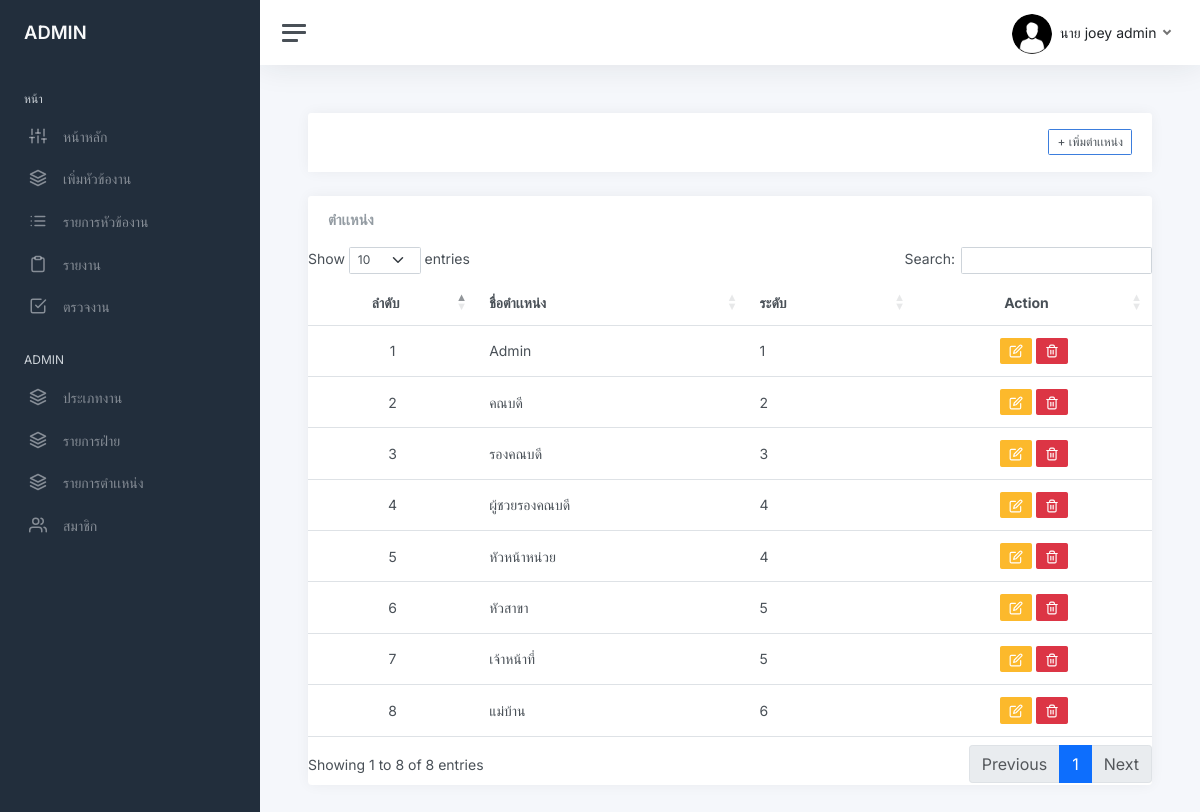
Page /position_list.php (signed in) on the committed database.
### tables this page shows
CREATE TABLE `user` (
  `user_id` int NOT NULL,
  `firstname` varchar(200) NOT NULL,
  `lastname` varchar(200) NOT NULL,
  `email` varchar(200) NOT NULL,
  `password` varchar(255) NOT NULL,
  `role_id` int DEFAULT NULL,
  `avatar` varchar(255) DEFAULT NULL,
  `date_created` timestamp NOT NULL DEFAULT CURRENT_TIMESTAMP ON UPDATE CURRENT_TIMESTAMP,
  `status_user` int NOT NULL,
  `tel` varchar(255) NOT NULL,
  `line_token` varchar(255) NOT NULL,
  `idcard` varchar(13) NOT NULL,
  `department_id` int NOT NULL,
  `shortname_id` int NOT NULL,
  `status_user2` int NOT NULL
);

CREATE TABLE `position` (
  `role_id` int NOT NULL,
  `position_name` varchar(200) NOT NULL,
  `level` int NOT NULL,
  `position_status` int NOT NULL
);

### funtion.php (called while the page is built, shortened)
<?php
    function showshortname($shortname){
        if($shortname =='1'){
            return "นาย";
        }elseif($shortname =='2'){
            return "นางสาว";
        } elseif($shortname =='9'){
            return "นาง";
        } elseif($shortname =='3'){
            return "ดร.";
        } elseif($shortname =='4'){
        return "ผศ.";
        } elseif($shortname =='5'){
            return "รศ.";
        } elseif($shortname =='6'){
            return "ศ.";
        } elseif($shortname =='7'){
            return "ผศ.ดร.";
        } elseif($shortname =='8'){
            return "ศ.ดร.";
        }elseif($shortname =='10'){
            return "อาจารย์";
        } elseif($shortname =='11'){
            return "Mr.";
        }elseif($shortname =='12'){
            return "Ms";
        }
    }
    ?>

### position_list.php (the view, shortened to what this page needs)
<?php
    require_once 'connect.php';
?>
<!DOCTYPE html>
<html lang="en">
<?php include "head.php"?>
<body>
<link rel="stylesheet" type="text/css" href="https://cdn.datatables.net/1.13.2/css/dataTables.bootstrap5.min.css"
<?php include "sidebar.php"?>
<form action="proc.php" method="post" class="form-horizontal" enctype="multipart/form-data">
    <main class="content">
        <div class="col-lg-12">
            <div class="card card-outline card-success">
                <div class="container-fluid p-0">
                    <div class="card-header">
                        <div class="d-flex flex-row-reverse bd-highligh">
                            <a class="btn btn-block btn-sm btn-default btn-flat border-primary" data-bs-toggle="modal" data-bs-target="#addposition" ><i class="fa fa-plus"></i> + เพิ่มตำเเหน่ง</a>
                        </div>
                    </div>
                </div>
            </div>
        </div>
                    <div class="card flex-fill">
                        <div class="card-header">
                            <h5 class="card-title mb-0">ตำเเหน่ง</h5>
                        </div>
                            <table class="table table-hover my-0" id="example">
                                <thead>
                                    <tr>
                                        <th class="text-center">ลำดับ</th>
                                        <th class="text-left">ชื่อตำเเหน่ง</th>
                                        <th class="text-left">ระดับ</th>
                                        <th class="text-center">Action</th>
                                    </tr>
                                </thead>
                                <tbody>
                                    <?php
                                        $i = 1;
                                        $sql = "SELECT * FROM position WHERE position_status = 1 ";
                                        $qry = $db->query($sql);
                                        $qry->execute();
                                        while ($row = $qry->fetch(PDO::FETCH_ASSOC)){
                                    ?>
                                        <tr>
                                            <td class="text-center"><?php echo $i++ ?></td>
                                            <td class="text-left"><?php echo $row['position_name'] ?></td>
                                            <td class="text-left"><?php echo $row['level'] ?></td>
                                            <td class="text-center">
                                                <a class="btn btn-warning btn-sm" title="เเก้ไขข้อมูลตำเเหน่ง" href="editposition.php?update_id=<?php echo $row['role_id']?>"><i  data-feather="edit"></i></a>
                                                <button class="btn btn-danger btn-sm deleteposition-btn" title="ลบข้อมูลตำเเหน่ง" data-role_id="<?php echo $row['role_id']?>" data-level="<?php echo $row['level']?>" ><i data-feather="trash-2"></i></button>
                                            </td>
                                        </tr>
                                    <?php } ?>
                                </tbody>
                            </table>
                    </div>
        </main>
</form>
    </body>
</html>

### sidebar.php (shortened to what this page needs)
<?php
include "head.php";
include "funtion.php";
		if (isset($_SESSION['user_login'])) {
			$user_id = $_SESSION['user_login'];
			$sql = "SELECT *,concat(firstname,' ',lastname) as name FROM user AS u  natural JOIN position  WHERE u.user_id = $user_id ";
			$stmt = $db->prepare($sql);
			$stmt->execute();
			$row = $stmt->fetch(PDO::FETCH_ASSOC);
		}
			$level = $row['level'];
			$where ='';
			$sql2 = "SELECT MAX(level) as maxlevel , MIN(level) as minlevel FROM user as u
			left join position as p ON u.role_id = p.role_id
			left join department as d on u.department_id = d.department_id   $where ";
			$stmt2 = $db->prepare($sql2);
			$stmt2->execute();
			$row2 = $stmt2->fetch(PDO::FETCH_ASSOC);
			$maxlevel = $row2['maxlevel'];
?>
<div class="wrapper">
		<nav id="sidebar" class="sidebar js-sidebar">
			<div class="sidebar-content js-simplebar">
				<a class="sidebar-brand" href="index.php">
				<?php if($level == 1): ?>
				<span class="align-middle">ADMIN <?php ?></span>
				<?php endif; ?>
				</a>
				<ul class="sidebar-nav">
					<li class="sidebar-header">
						หน้า
					</li>
					<li class="sidebar-item">
						<a class="sidebar-link" href="index.php">
              <i class="align-middle" data-feather="sliders"></i> <span class="align-middle">หน้าหลัก</span>
            </a>
					</li>
					<?php if($level != $maxlevel): ?>
						<li class="sidebar-item">
						<a class="sidebar-link" href="addproject_page.php">
              <i class="align-middle" data-feather="layers"></i> <span class="align-middle">เพิ่มหัวข้องาน</span>
            </a>
					<?php endif; ?>
					<li class="sidebar-item">
						<a data-bs-target="#project_list" data-bs-toggle="collapse" class="sidebar-link collapsed" aria-expanded="false">
							<i class="align-middle" data-feather="list"></i>
							 <span class="align-middle">
							 รายการหัวข้องาน
							</span>
						</a>
					</li>
			<li class="sidebar-item">
				<a data-bs-target="#report" data-bs-toggle="collapse" class="sidebar-link collapsed" aria-expanded="false">
					<i class="align-middle" data-feather="clipboard"></i>
						<span class="align-middle">
						รายงาน
					</span>
				</a>
			</li>
					<?php if($level != $maxlevel): ?>
					<li class="sidebar-item">
						<a class="sidebar-link" href="checktask_list.php">
              <i class="align-middle" data-feather="check-square"></i> <span class="align-middle">ตรวจงาน</span>
            </a>
			<?php endif; ?>
					</li>
					<?php if(($level == 1) ): ?>
					<li class="sidebar-header">
						ADMIN
					</li>
					<?php elseif($level  != $maxlevel): ?>
					<li class="sidebar-header">
						USER
					</li>
					<?php endif; ?>
					<?php if($level  != $maxlevel): ?>
						<li class="sidebar-item">
							<a class="sidebar-link"  href="jobtype_list.php">
				<i class="align-middle" data-feather="layers"></i> <span class="align-middle">ประเภทงาน</span>
							</a>
					<?php endif; ?>
					<?php if($level == 1): ?>
						<li class="sidebar-item">
							<a class="sidebar-link"  href="departmant_list.php">
				<i class="align-middle" data-feather="layers"></i> <span class="align-middle">รายการฝ่าย</span>
							</a>
						<li class="sidebar-item">
							<a class="sidebar-link"  href="position_list.php">
				<i class="align-middle" data-feather="layers"></i> <span class="align-middle">รายการตำเเหน่ง</span>
							</a>
					<?php endif; ?>
					<?php if($level <=2): ?>
					<li class="sidebar-item">
						<a data-bs-target="#user" data-bs-toggle="collapse" class="sidebar-link collapsed" aria-expanded="false">
							<i class="align-middle" data-feather="users"></i>
							 <span class="align-middle">
								สมาชิก
							</span>
						</a>
					</li>
					<?php endif; ?>
				</ul>
			</div>
		</nav>
		<div class="main">
			<nav class="navbar navbar-expand navbar-light navbar-bg">
				<a class="sidebar-toggle js-sidebar-toggle">
          <i class="hamburger align-self-center"></i>
        </a>
				<div class="navbar-collapse collapse">
					<ul class="navbar-nav navbar-align">
							<a class="nav-link dropdown-toggle d-none d-sm-inline-block" href="#" data-bs-toggle="dropdown">
							<?php if($row['avatar'] !=""){?>
                				<img src="img/avatars/<?php echo $row['avatar'] ?>" class="avatar rounded-circle rounded me-1" alt="" > <span class="text-dark"> <?php echo $row['firstname'] . ' ' . $row['lastname'] ?></span>
							<?php }else{?>
								<img src="img/avatars/09.jpg" class="avatar rounded-circle rounded me-1" alt="" > <span class="text-dark"> <?php echo  showshortname($row['shortname_id']) . ' ' . $row['firstname'] . ' ' . $row['lastname'] ?></span>
 							<?php }?>
              				</a>
					</ul>
				</div>
			</nav>

### css/multi_select.css (style rules this page uses)
body { font-family: 'Courier New', Courier, monospace; font-size: 14px; }

### rows in the picture
user: shortname "นาย", firstname "joey", lastname "admin"
position: position_name "Admin", level "1"
position: position_name "คณบดี", level "2"
position: position_name "รองคณบดี", level "3"
position: position_name "ผู้ชวยรองคณบดี", level "4"
position: position_name "หัวหน้าหน่วย", level "4"
position: position_name "หัวสาขา", level "5"
position: position_name "เจ้าหน้าที่", level "5"
position: position_name "แม่บ้าน", level "6"
